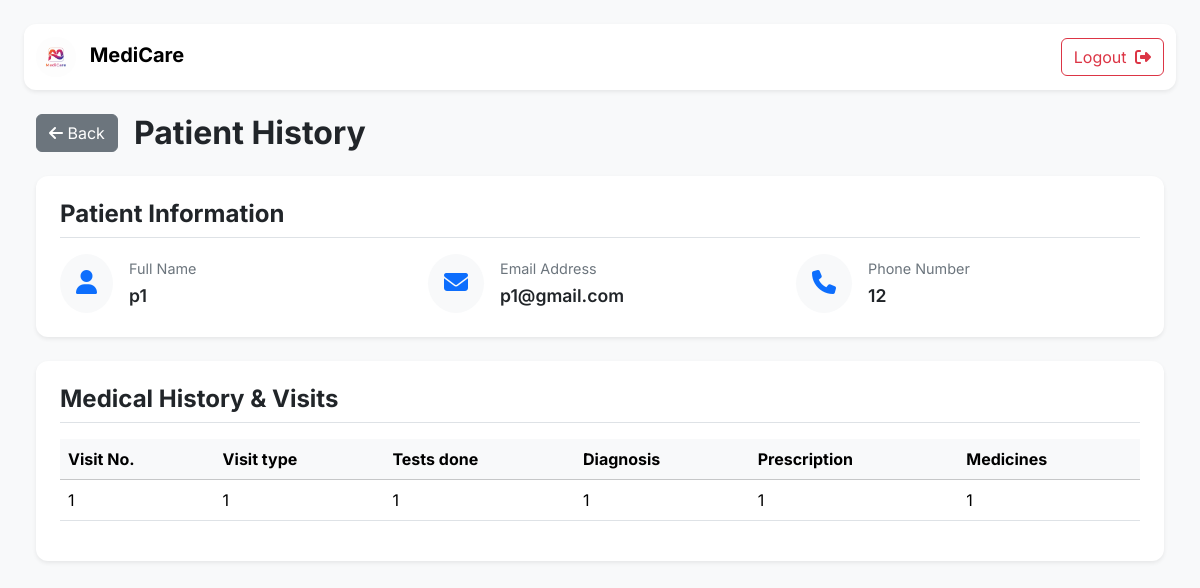
The app's page /patient_history (signed in) with its own data.
### application/models.py (models this page shows)
class Patient(db.Model):
    __tablename__ = 'patient'
    id = db.Column(db.Integer(),primary_key = True)
    blocked = db.Column(db.Boolean(), default=False, nullable=False)
    user_id = db.Column(db.Integer(), db.ForeignKey('user.id', ondelete="CASCADE"), nullable=False)
    name = db.Column(db.String(), nullable=False)
    age = db.Column(db.Integer(), nullable=False)
    gender = db.Column(db.String(), nullable=False)
    phone = db.Column(db.String(), nullable=False)
    email = db.Column(db.String(), nullable=False)
    appointment = db.relationship('Appointment', backref='patient')

class Treatment(db.Model):
    __tablename__ = 'treatment'
    id = db.Column(db.Integer(),primary_key = True)
    appointment_id = db.Column(db.Integer(), db.ForeignKey('appointment.id', ondelete="CASCADE"), nullable=False)
    doctor_id = db.Column(db.Integer(), db.ForeignKey('doctor.id', ondelete="CASCADE"), nullable=False)
    date = db.Column(db.String(), nullable=False)
    time = db.Column(db.String(), nullable=False)
    visit_type = db.Column(db.String(), nullable=False)
    tests_done = db.Column(db.String(), nullable = True)
    diagnosis = db.Column(db.String(), nullable = True)
    prescription = db.Column(db.String(), nullable = True)
    medicines = db.Column(db.String(), nullable = True)
    appointment = db.relationship('Appointment',backref=db.backref('treatments', passive_deletes=True))
    doctor = db.relationship('Doctor', backref='treatments')

### application/controllers.py (the view, shortened to what this page needs)
@app.route("/patient_history")
def patient_history():
    user = current_user()
    if not user:
        return redirect("/login")
    patient_id = request.args.get("id")
    if user.type == "patient":
        patient = Patient.query.filter_by(user_id=user.id).first_or_404()
        appointments = Appointment.query.filter_by(patient_id=patient.id).all()
        treatments = Treatment.query.join(Appointment).filter(
            Appointment.patient_id == patient.id
        ).all()
        return render_template(
            "patient_history.html",
            this_user=user,
            patient=patient,
            appointments=appointments,
            treatments=treatments
        )
    flash("Unauthorized!", "danger")
    return redirect("/")

### application/controllers.py (called while the page is built)
def current_user():
    uid = session.get("user_id")
    return User.query.get(uid) if uid else None

### templates/patient_history.html (shortened to what this page needs)
<!DOCTYPE html>
<html lang="en">
<head>
    <link href="https://cdn.jsdelivr.net/npm/bootstrap@5.3.2/dist/css/bootstrap.min.css" rel="stylesheet">
</head>
<body class="p-4">
    <nav class="navbar navbar-expand-lg navbar-light bg-white shadow-sm sticky-top mb-4"
        style="border-radius: 0.75rem;">
        <div class="container-fluid">
            <a class="navbar-brand" href="/doctor">
                <img src="{{ url_for('static', filename='logo2.png') }}" alt="Logo"
                    style="height: 40px; border-radius: 50%;">
                <span class="fw-bold ms-2">MediCare</span>
            </a>
            <div class="collapse navbar-collapse" id="adminNav">
                <ul class="navbar-nav ms-auto mb-2 mb-lg-0">
                    <li class="nav-item">
                        <a href="/logout" class="btn btn-outline-danger ms-lg-2">Logout <i
                                class="fa-solid fa-right-from-bracket ms-1"></i></a>
                    </li>
                </ul>
            </div>
        </div>
    </nav>
    <main class="container-fluid">
        <div class="d-flex justify-content-between align-items-center mb-4">
            <div class="d-flex align-items-center">
                {% if this_user.type == "admin" %}
                <a href="/admin" class="btn btn-secondary me-3">
                    <i class="fa-solid fa-arrow-left"></i> Back
                </a>
                {% elif this_user.type == "patient" %}
                <a href="/patient" class="btn btn-secondary me-3">
                    <i class="fa-solid fa-arrow-left"></i> Back
                </a>
                {% else %}
                <a href="/doctor" class="btn btn-secondary me-3">
                    <i class="fa-solid fa-arrow-left"></i> Back
                </a>
                {% endif %}
                <h2 class="mb-0 fw-bold">Patient History</h2>
            </div>
        </div>
        <div class="card shadow-sm p-4 mb-4">
            <h4 class="fw-bold mb-3 pb-2 border-bottom">Patient Information</h4>
            <div class="row g-4">
                <div class="col-md-4">
                    <div class="d-flex align-items-center">
                        <div class="bg-light rounded-circle p-3 me-3 text-primary">
                            <i class="fa-solid fa-user fs-4"></i>
                        </div>
                        <div>
                            <div class="info-label">Full Name</div>
                            <div class="info-value">{{patient.name}}</div>
                        </div>
                    </div>
                </div>
                <div class="col-md-4">
                    <div class="d-flex align-items-center">
                        <div class="bg-light rounded-circle p-3 me-3 text-primary">
                            <i class="fa-solid fa-envelope fs-4"></i>
                        </div>
                        <div>
                            <div class="info-label">Email Address</div>
                            <div class="info-value">{{patient.email}}</div>
                        </div>
                    </div>
                </div>
                <div class="col-md-4">
                    <div class="d-flex align-items-center">
                        <div class="bg-light rounded-circle p-3 me-3 text-primary">
                            <i class="fa-solid fa-phone fs-4"></i>
                        </div>
                        <div>
                            <div class="info-label">Phone Number</div>
                            <div class="info-value">{{patient.phone}}</div>
                        </div>
                    </div>
                </div>
            </div>
        </div>
        <div class="card shadow-sm p-4">
            <h4 class="fw-bold mb-3 pb-2 border-bottom">Medical History & Visits</h4>
            <div class="table-responsive">
                <table class="table table-hover align-middle">
                    <thead class="table-light">
                        <tr>
                            <th scope="col">Visit No.</th>
                            <th scope="col">Visit type</th>
                            <th scope="col">Tests done</th>
                            <th scope="col">Diagnosis</th>
                            <th scope="col">Prescription</th>
                            <th scope="col">Medicines</th>
                        </tr>
                    </thead>
                    <tbody>
                        {% if treatments %}
                        {% for t in treatments %}
                        <tr>
                            <td>{{ loop.index }}</td>
                            <td>{{ t.visit_type }}</td>
                            <td>{{ t.tests_done or "-" }}</td>
                            <td>{{ t.diagnosis or "-" }}</td>
                            <td>{{ t.prescription or "-" }}</td>
                            <td>{{ t.medicines or "-" }}</td>
                        </tr>
                        {% endfor %}
                        {% endif %}
                    </tbody>
                </table>
            </div>
        </div>
    </main>
</body>
</html>

### templates/patient_history.html (style rules this page uses)
body { font-family: 'Inter', sans-serif; background-color: #f8f9fa; }
.card { border: none; border-radius: 0.75rem; }
.info-label { color: #6c757d; font-size: 0.9rem; margin-bottom: 0.2rem; }
.info-value { font-weight: 600; font-size: 1.1rem; color: #212529; }

### records on screen
Patient: name "p1", email "p1@gmail.com", phone "12"
Treatment: visit_type "1", tests_done "1", diagnosis "1", prescription "1", medicines "1"
